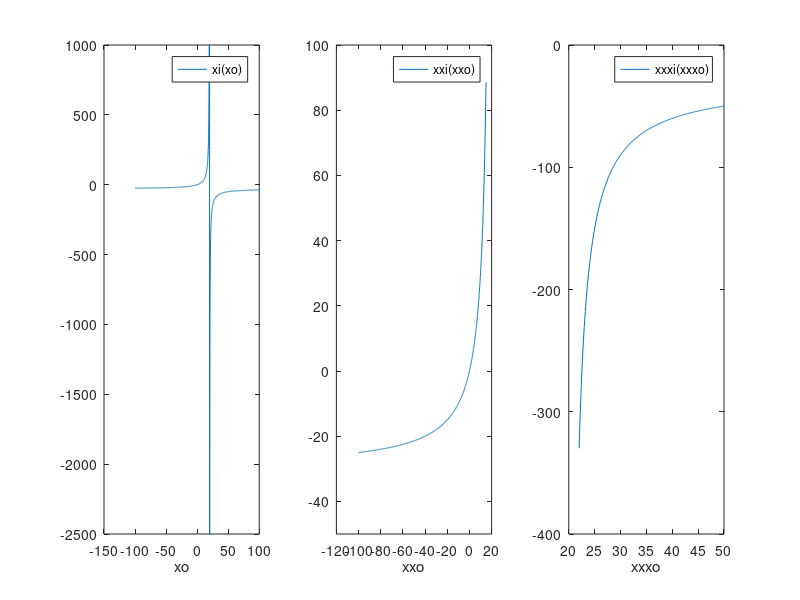

The MATLAB script that drew this image:
% G8SINGCV

% Convex single refracting surface
% r is negative, light from left propagating from medium with n1 to medium with n2
% xo on left of surface (negative)

% Calculation of graph for xi as function of xo over the total range of xo.
% graph for xi as function of xo over the range of xo to the left of xof.
% graph for xi as function of xo over the range of xo to the right of xof.

function G8SINGCV;
r = -10;
n1 = 1;
n2 = 1.5;
% image focus
xif = n2*(r/(n2-n1))    % xif = -30;
% object focus
xof = n1*(r/(n1-n2))    % xof = 20;

xo = (-100.001:0.07:100);
xi = n2./(((n2-n1)/r)+n1./xo);

figure(1);
subplot(1,3,1);
plot(xo,xi);
axis([-150 100 -2500 1000]);
xlabel('xo');
legend('xi(xo)');

xxo = (-100.001:0.07:15);
xxi = n2./(((n2-n1)/r)+n1./xxo);

subplot(1,3,2);
plot(xxo,xxi);
axis([-120 20 -50 100]);
xlabel('xxo');
legend('xxi(xxo)');

xxxo = (22.001:0.07:50);
xxxi = n2./(((n2-n1)/r)+n1./xxxo);

subplot(1,3,3);
plot(xxxo,xxxi);
axis([20 50 -400 0]);
xlabel('xxxo');
legend('xxxi(xxxo)');
